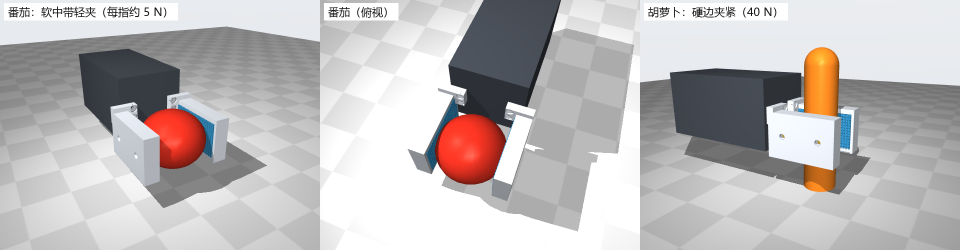
#> input picture sim/r10/claude/renders/r12/finger_D_cad.png, 1920 x 500 px, given in place of Q01.png, which was not available (shown at 1/2 size)
$ python sequence_r04.py
#> lines starting #> are read from the running program, lines starting #| are printed output that depends on the picture; pictures that were not available may be replaced by others from this repository, and a replacement may not be noted
"""Review storyboard from actual static renders; never motion footage."""
import json
from pathlib import Path
from PIL import Image,ImageDraw,ImageFont
H=Path(__file__).resolve().parent;R=H/'renders';font=ImageFont.truetype('C:/Windows/Fonts/arial.ttf',18)
names=['Q01','Q02','Q05','Q10','Q12','potato_wash','potato_peel','potato_cut','Q11','potato_delivery','Q13','Q14','Q15','Q16','Q17','Q19','Q20','Q21','Q24','Q25','Q27'];frames=[]
for i,name in enumerate(names):
 im=Image.open(R/(name+'.png')).convert('RGB').resize((960,640),Image.Resampling.LANCZOS);canvas=Image.new('RGB',(960,678),'#111827');canvas.paste(im,(0,0));ImageDraw.Draw(canvas).text((12,648),f'{i+1:02}/{len(names)} {name} | UNCONNECTED STATIC STORYBOARD | MEAL FAIL',font=font,fill='white');frames.append(canvas)
#> after `im = Image.open(R / (name + '.png')).convert('RGB').resize((960, 640),`:
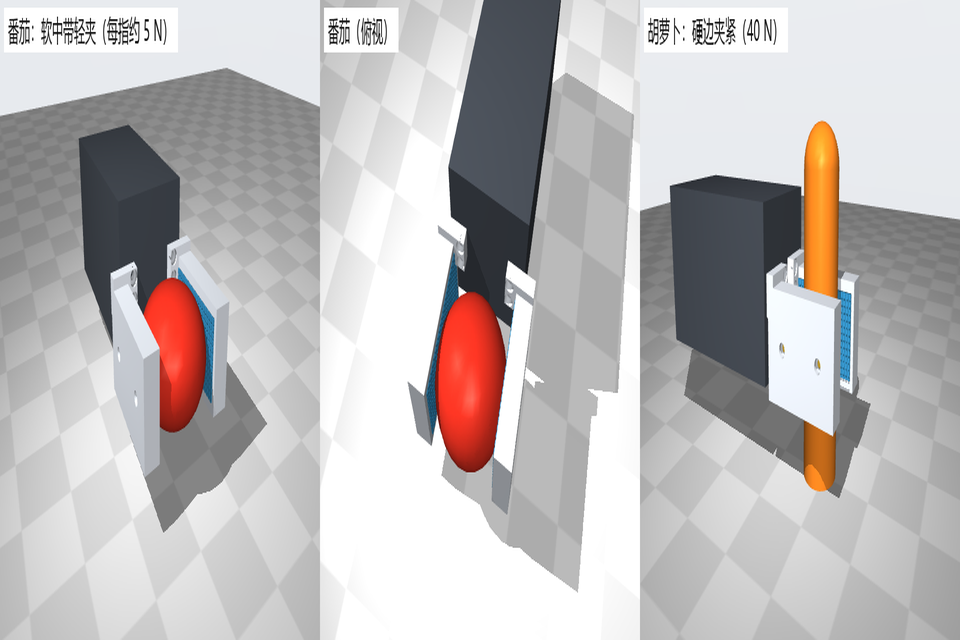
#> im: PIL image 960x640 RGB; mean R, G, B 190.3, 186.1, 186.1
#> after `canvas = Image.new('RGB', (960, 678), '#111827')`:
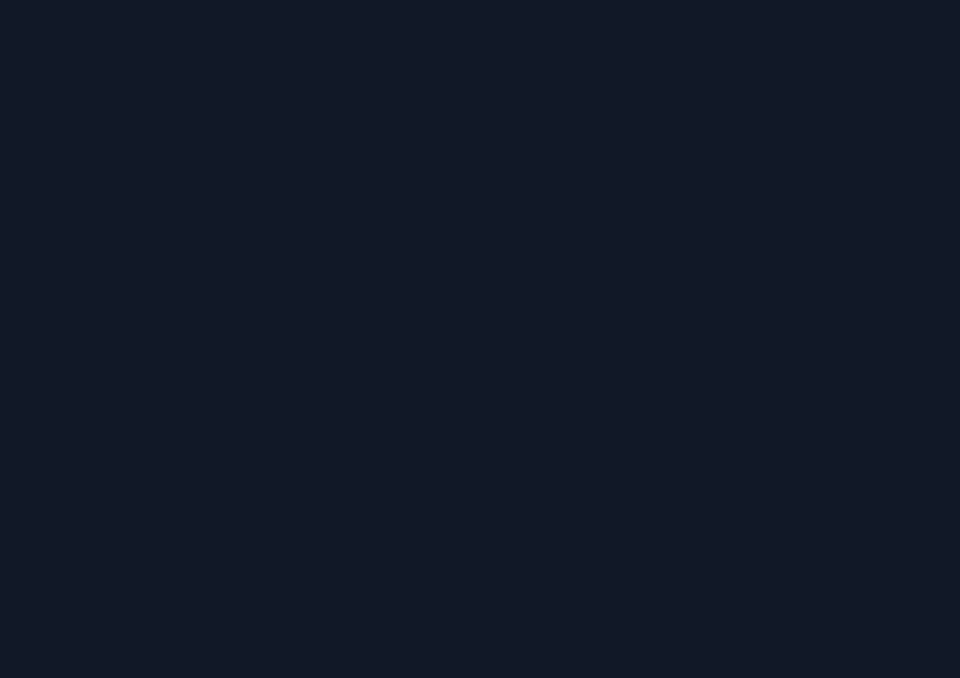
#> canvas: PIL image 960x678 RGB; mean R, G, B 17, 24, 39
#> after `canvas.paste(im, (0, 0))`:
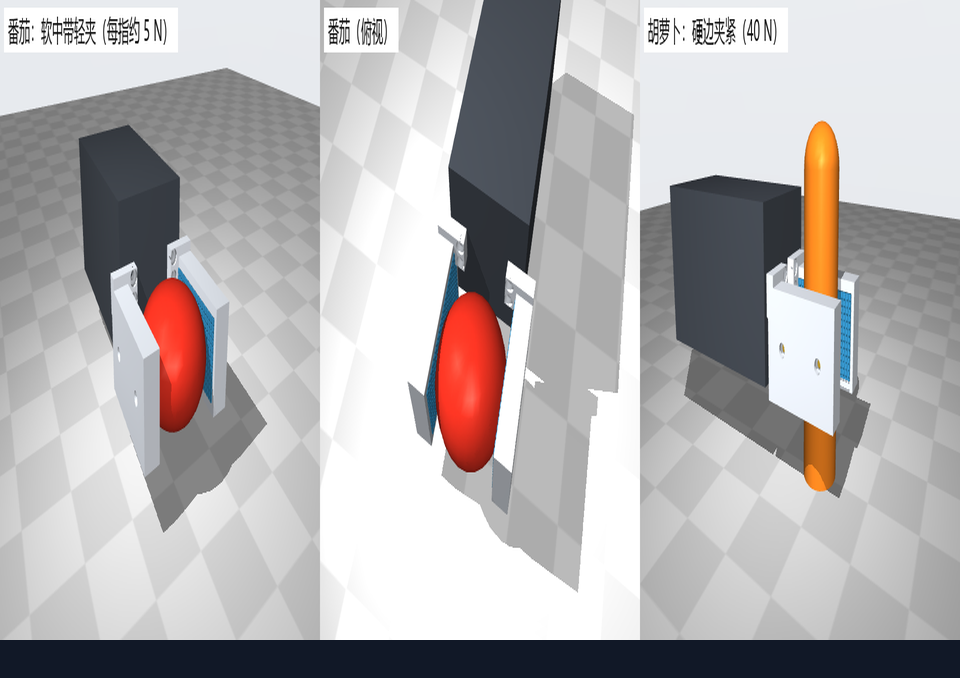
#> canvas: PIL image 960x678 RGB; mean R, G, B 180.5, 177, 177.9
#> pass 2 of the loop `for i,name in enumerate(names):`:
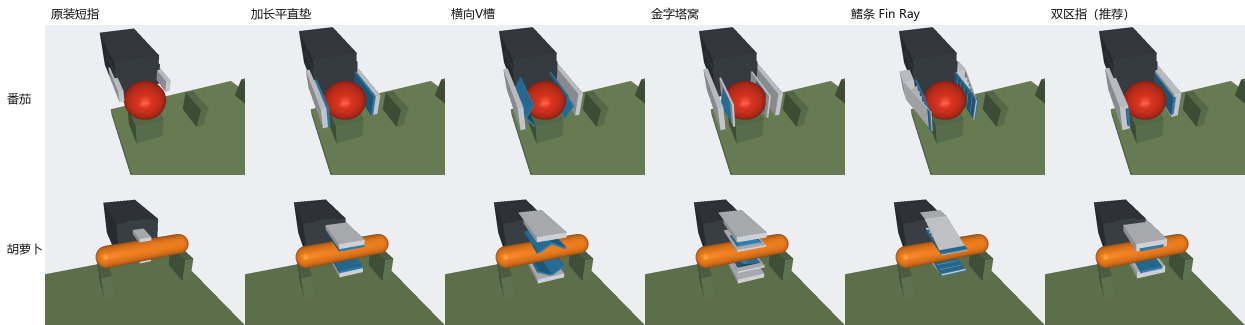
#> input picture sim/r10/claude/renders/r12/finger_gallery.png, 2490 x 650 px, given in place of Q02.png, which was not available (shown at 1/2 size)
#> `im = Image.open(R / (name + '.png')).convert('RGB').resize((960, 640),`:
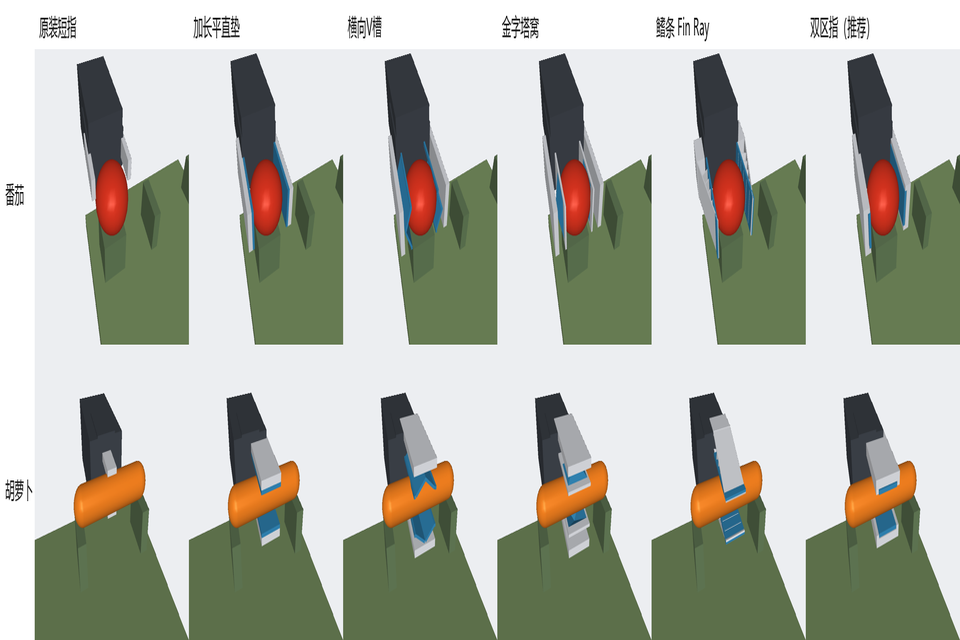
#> im: PIL image 960x640 RGB; mean R, G, B 180.2, 182.9, 172.1
#> `canvas.paste(im, (0, 0))`:
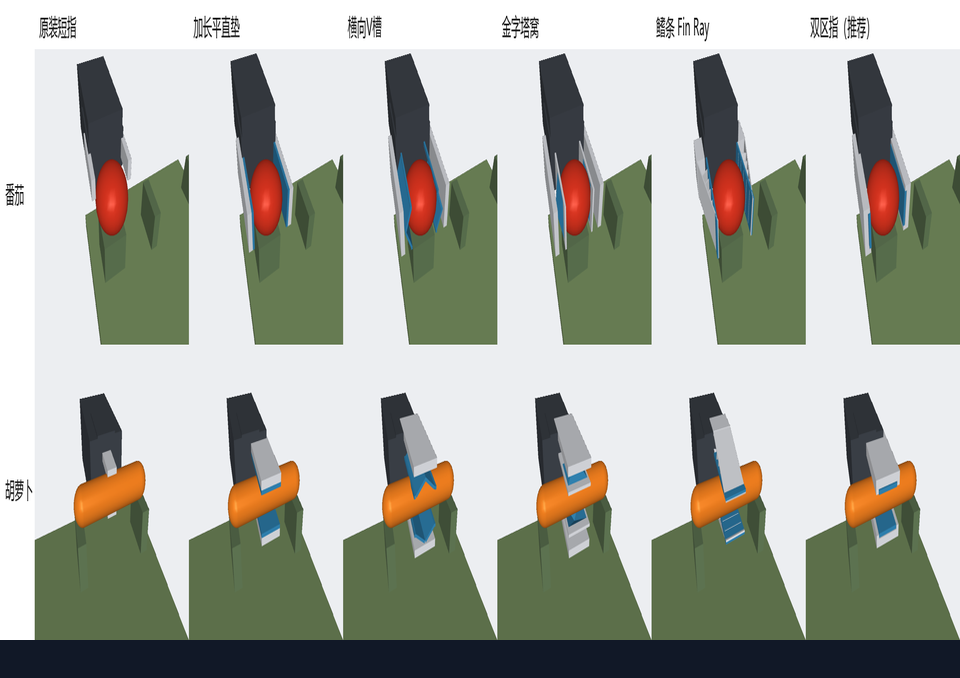
#> canvas: PIL image 960x678 RGB; mean R, G, B 171.1, 174, 164.6
#> (the run stopped early here; a loop or call above may not have finished)
